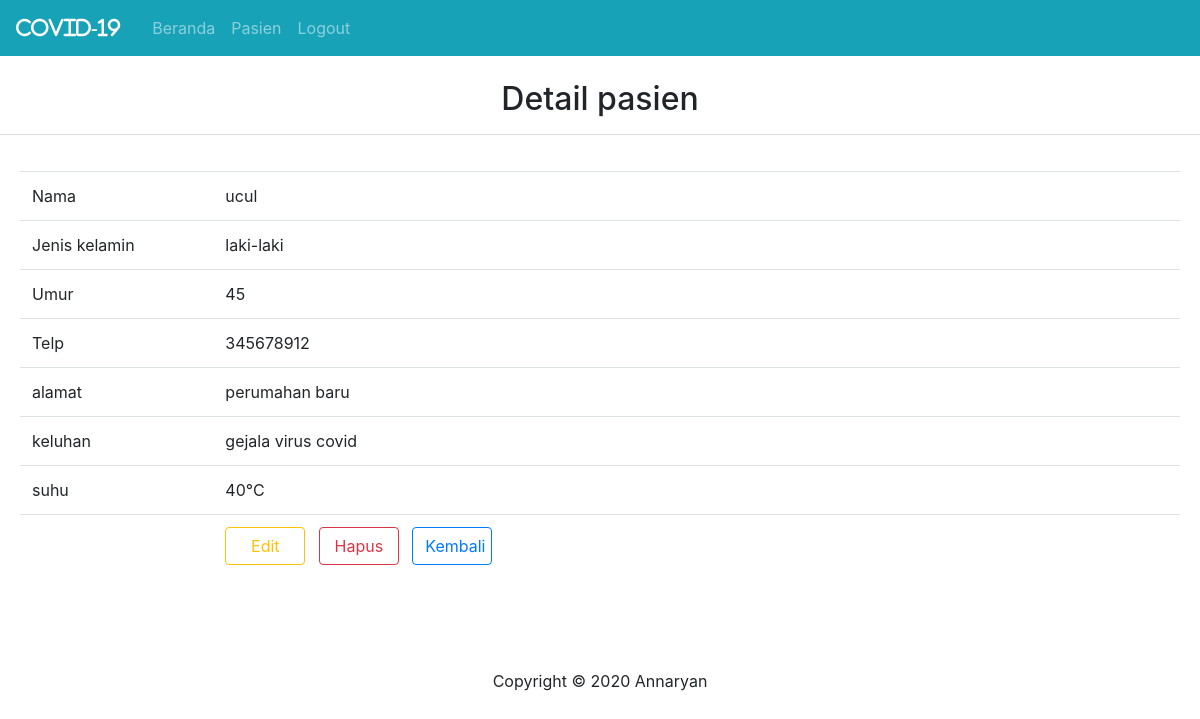
/pasien/detail.php?id_pasien=6, run on the app's committed database.
### tables this page shows
CREATE TABLE `pasien` (
  `id_pasien` int(3) NOT NULL,
  `nama` varchar(50) NOT NULL,
  `kelamin` varchar(20) NOT NULL,
  `umur` int(8) NOT NULL,
  `telp` int(13) NOT NULL,
  `alamat` varchar(20) NOT NULL,
  `keluhan` text NOT NULL,
  `suhu` int(3) NOT NULL,
  `id_level` int(3) DEFAULT NULL
);

### pasien/detail.php (the view, shortened to what this page needs)
<?php
include '../aset/header.php';
include '../koneksi.php';
$id_pasien = $_GET["id_pasien"];
$sql = "SELECT * FROM pasien inner join level on pasien.id_level = level.id_level where id_pasien = $id_pasien";
$res = mysqli_query($kon,$sql);
$detail = mysqli_fetch_assoc($res);
?>
		<center>
			<h2>Detail pasien</h2>
			<hr class="bg-light">
			  <div class="card-body">
                <table class="table">
					<tr>
						<td width="100px">Nama</td>
						<td width="500px"><?= $detail['nama'] ?></td>
					</tr>
					<tr>
						<td width="100px">Jenis kelamin</td>
						<td width="500px"><?= $detail['kelamin'] ?></td>
					</tr>
					<tr>
						<td width="100px">Umur</td>
						<td width="500px"><?= $detail['umur'] ?></td>
					</tr>
					<tr>
						<td width="100px">Telp</td>
						<td width="500px"><?= $detail['telp'] ?></td>
					</tr>
					<tr>
						<td width="100px">alamat</td>
						<td width="500px"><?= $detail['alamat'] ?></td>
					</tr>
					<tr>
						<td width="100px">keluhan</td>
						<td width="500px"><?= $detail['keluhan'] ?></td>
					</tr>
					<tr>
						<td width="100px">suhu</td>
						<td width="500px"><?= $detail['suhu'] ?>°C</td>
					</tr>
					<tr>
						<td></td>
						<td>
						<a href="edit.php?id_pasien=<?= $detail['id_pasien']?>" class="btn btn-outline-warning" style="width:80px">Edit</a>&nbsp&nbsp
						<a href="hapus.php?id_pasien=<?= $detail['id_pasien']?>" class="btn btn-outline-danger" style="width:80px">Hapus</a>&nbsp&nbsp
						<a href="index.php?id_pasien=<?= $detail['id_pasien']?>" class="btn btn-outline-primary" style="width:80px">Kembali</a></td>
					</tr>
				</table>
				</div>
<?php
include '../aset/footer.php';
?>

### data on the page
pasien: nama "ucul", kelamin "laki-laki", umur "45", telp "345678912", alamat "perumahan baru", keluhan "gejala virus covid", suhu "40"
